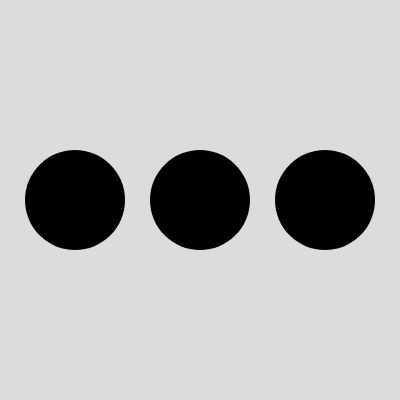
Frame 1 (no input)
Frame 60 (no input): identical to frame 1, image omitted
Frame 120 (the mouse pressed at the canvas centre since frame 60): identical to frame 1, image omitted

The p5.js sketch that drew this single still picture (run headless with seeded random() and noise() and a simulated clock; from frame 60 on, the mouse is pressed at the canvas centre):

// p5.js sketch
// ── sketch.js
function setup() {
  createCanvas(400, 400);
}

function draw() {
  background(220);
  stroke('black');
  strokeWeight(100);
  
  point(75,200);
  point(200, 200);
  point(325, 200);
}
